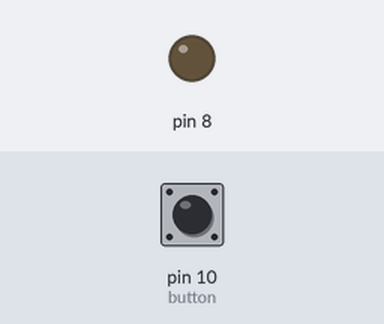
Simulated run of this program. Board: Raspberry Pi (header pin numbers). Parts: output pins drawn as LEDs (lit = HIGH). The test bench sets the inputs (shaded band); at power-on: pin 10 (button) LOW. What the program prints to the terminal is not drawn.

Above: at 1.2 s.
1.3 s: pin 10 (button) pulled HIGH for 0.15 s
At 1.37 s:
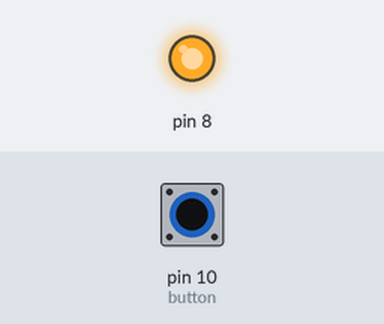
2.9 s: pin 10 (button) pulled HIGH for 3.2 s
At 7.1 s:
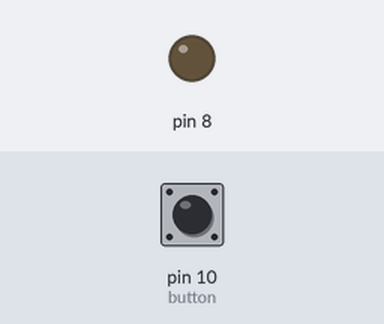
Timing chart, 0 to 8.6 s (numbered marks = the images above; inputs shaded):
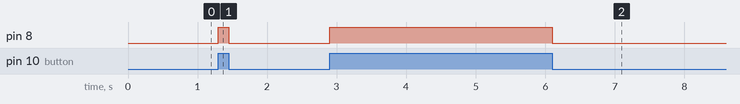

Measured:
- after the input at 1.3 s, pin 8: LOW → HIGH at once, → LOW 0.15 s later
- after the input at 2.9 s, pin 8: LOW → HIGH at once, → LOW 3.2 s later

The program:

Button.py
```python
import RPi.GPIO as GPIO
import time


GPIO.cleanup()
# Setting up the Rpi
GPIO.setmode(GPIO.BOARD)

button= 10

GPIO.setup(button,GPIO.IN)
GPIO.setup(8,GPIO.OUT)
#GPIO.setup(16,GPIO.OUT)
#GPIO.setup(18,GPIO.OUT)
GPIO.setwarnings(False)

# Loop
while True:

    if GPIO.input(button):
        GPIO.output(8, True)
        print("\nLED ON")
    else: GPIO.output(8, False)
```
